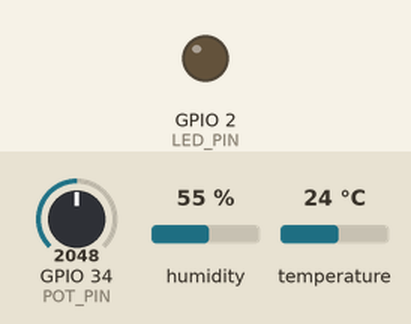
Recording of a sketch running on a simulated ESP32. Parts: output pins drawn as LEDs (lit = HIGH). Inputs (shaded band) come from the test bench; at power-on: temperature 24 °C, GPIO 34 (POT_PIN) = 2048, humidity 55 %. WiFi joins after 1.5 s; servers stay silent unless stated; no MQTT or app messages arrive unless stated; what the sketch prints to the serial monitor is not drawn.

Above: at 2.7 s.
2.8 s: temperature set to 29.7 °C
5.5 s: temperature set to 30.7 °C
At 6.1 s:
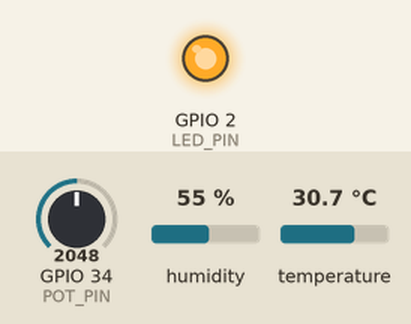
8.2 s: temperature set to 12 °C
At 10.7 s:
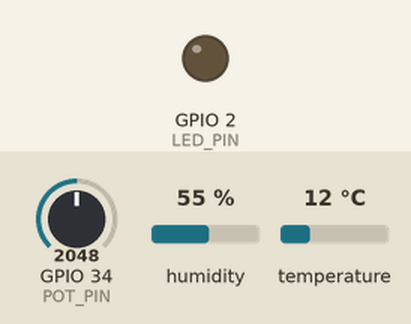
11.0 s: temperature set to 33 °C
At 12.4 s:
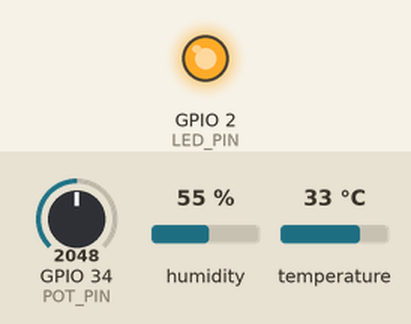
Timing chart, 0 to 14.0 s (numbered marks = the images above; inputs shaded):
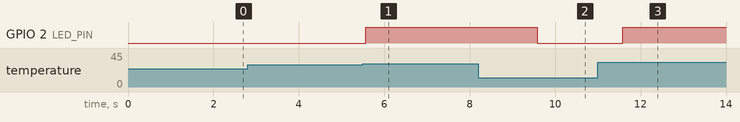

The sketch:

sketch.ino
```cpp
#include <Arduino.h>
#include "DHT.h"
#include <WiFi.h>
#include <PubSubClient.h>

// ==========================================
// 1. Pin Definitions & Global Variables
// ==========================================
#define DHTPIN 15
#define DHTTYPE DHT22
#define POT_PIN 34
#define LED_PIN 2

// Wokwi Wi-Fi configuration
const char* ssid = "Wokwi-GUEST";
const char* password = "";

// MQTT Broker configuration (Public server)
const char* mqtt_server = "broker.emqx.io";
const char* topic = "m2i2a/equipe1/edge/data";

// Object Initialization
DHT dht(DHTPIN, DHTTYPE);
WiFiClient espClient;
PubSubClient client(espClient);

// Queue to pass data between FreeRTOS tasks
QueueHandle_t dataQueue;

// Structure to hold sensor data
struct SensorData {
  float temp;
  float hum;
  int airFlow;
};

// ==========================================
// 2. FreeRTOS Tasks
// ==========================================

// Task 1: Acquisition (Reads sensors and sends to Queue)
void TaskAcquisition(void *pvParameters) {
  SensorData data;
  for (;;) {
    // Read DHT22 and Potentiometer (simulating airflow)
    data.temp = dht.readTemperature();
    data.hum = dht.readHumidity();
    int potValue = analogRead(POT_PIN);
    data.airFlow = map(potValue, 0, 4095, 0, 100); // Convert to percentage

    // Send data to the queue
    xQueueSend(dataQueue, &data, portMAX_DELAY);

    // Wait 2 seconds before next reading
    vTaskDelay(2000 / portTICK_PERIOD_MS);
  }
}

// Task 2: Inference (Processes data and takes action)
void TaskInference(void *pvParameters) {
  SensorData receivedData;
  for (;;) {
    // Wait for data from the queue
    if (xQueueReceive(dataQueue, &receivedData, portMAX_DELAY) == pdPASS) {

      // Simple logic: If temp > 30°C, turn on the LED (Emergency Cooling)
      if (receivedData.temp > 30.0) {
        digitalWrite(LED_PIN, HIGH);
      } else {
        digitalWrite(LED_PIN, LOW);
      }
    }
  }
}

// Task 3: Communication (Sends data via MQTT)
void TaskCommunication(void *pvParameters) {
  SensorData dataToSend;
  for (;;) {
    // Peek data from queue without removing it (to allow Inference to also read)
    if (xQueuePeek(dataQueue, &dataToSend, portMAX_DELAY) == pdPASS) {
      if (client.connected()) {
        // Format data as JSON
        char msg[100];
        snprintf(msg, 100, "{\"temp\":%.2f, \"hum\":%.2f, \"air\":%d}", dataToSend.temp, dataToSend.hum, dataToSend.airFlow);

        // Publish to MQTT broker
        client.publish(topic, msg);
      }
    }
    // Send data every 3 seconds
    vTaskDelay(3000 / portTICK_PERIOD_MS);
  }
}

// ==========================================
// 3. Setup and Network Connection
// ==========================================
void connectToNetwork() {
  Serial.print("Connecting to WiFi...");
  WiFi.begin(ssid, password, 6); // Channel 6 for faster connection in Wokwi
  while (WiFi.status() != WL_CONNECTED) {
    delay(500);
    Serial.print(".");
  }
  Serial.println("\nConnected to WiFi!");

  client.setServer(mqtt_server, 1883);
  while (!client.connected()) {
    Serial.print("Connecting to MQTT...");
    // Unique Client ID
    if (client.connect("ESP32-Equipe1-Edge")) {
      Serial.println("Connected!");
    } else {
      Serial.print("Failed, rc=");
      Serial.print(client.state());
      Serial.println(" Retrying in 5 seconds...");
      delay(5000);
    }
  }
}

void setup() {
  Serial.begin(115200);

  // Initialize sensors and actuators
  dht.begin();
  pinMode(LED_PIN, OUTPUT);
  digitalWrite(LED_PIN, LOW);

  // Connect to Wi-Fi and MQTT
  connectToNetwork();

  // Create the queue (size 5, each item is of type SensorData)
  dataQueue = xQueueCreate(5, sizeof(SensorData));

  // Create the 3 tasks with specific priorities
  xTaskCreate(TaskAcquisition, "Acquisition", 4096, NULL, 2, NULL);
  xTaskCreate(TaskInference, "Inference", 4096, NULL, 3, NULL); // Highest priority
  xTaskCreate(TaskCommunication, "Communication", 4096, NULL, 1, NULL);
}

void loop() {
  // Keep MQTT connection alive
  client.loop();
  vTaskDelay(10 / portTICK_PERIOD_MS);
}
```

Measured:
- the behaviour switches between 30 and 30.1 °C on temperature (found by bisection; images 0 and 1)
- after the input at 2.8 s, every drawn part: stays the same
- after the input at 5.5 s, GPIO 2 (LED_PIN): LOW → HIGH after 0.07 s
- after the input at 8.2 s, GPIO 2 (LED_PIN): HIGH → LOW after 1.4 s
- after the input at 11.0 s, GPIO 2 (LED_PIN): LOW → HIGH after 0.59 s
